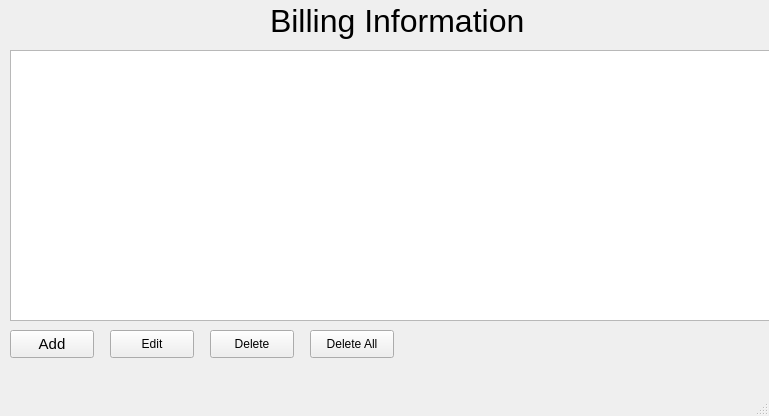
<?xml version="1.0" encoding="UTF-8"?>
<ui version="4.0">
 <class>formProfileManager</class>
 <widget class="QMainWindow" name="formProfileManager">
  <property name="geometry">
   <rect>
    <x>0</x>
    <y>0</y>
    <width>769</width>
    <height>416</height>
   </rect>
  </property>
  <property name="windowTitle">
   <string>Profile Manager</string>
  </property>
  <widget class="QWidget" name="centralwidget">
   <widget class="QTableView" name="tbProfile">
    <property name="geometry">
     <rect>
      <x>10</x>
      <y>50</y>
      <width>771</width>
      <height>271</height>
     </rect>
    </property>
   </widget>
   <widget class="QPushButton" name="btnAdd">
    <property name="geometry">
     <rect>
      <x>10</x>
      <y>330</y>
      <width>84</width>
      <height>28</height>
     </rect>
    </property>
    <property name="font">
     <font>
      <pointsize>11</pointsize>
     </font>
    </property>
    <property name="text">
     <string>Add</string>
    </property>
   </widget>
   <widget class="QPushButton" name="btnEdit">
    <property name="geometry">
     <rect>
      <x>110</x>
      <y>330</y>
      <width>84</width>
      <height>28</height>
     </rect>
    </property>
    <property name="text">
     <string>Edit</string>
    </property>
   </widget>
   <widget class="QPushButton" name="btnDelete">
    <property name="geometry">
     <rect>
      <x>210</x>
      <y>330</y>
      <width>84</width>
      <height>28</height>
     </rect>
    </property>
    <property name="text">
     <string>Delete</string>
    </property>
   </widget>
   <widget class="QPushButton" name="btnDeleteAll">
    <property name="geometry">
     <rect>
      <x>310</x>
      <y>330</y>
      <width>84</width>
      <height>28</height>
     </rect>
    </property>
    <property name="text">
     <string>Delete All</string>
    </property>
   </widget>
   <widget class="QLabel" name="label">
    <property name="geometry">
     <rect>
      <x>270</x>
      <y>0</y>
      <width>261</width>
      <height>41</height>
     </rect>
    </property>
    <property name="font">
     <font>
      <pointsize>24</pointsize>
     </font>
    </property>
    <property name="text">
     <string>Billing Information</string>
    </property>
   </widget>
  </widget>
  <widget class="QMenuBar" name="menubar">
   <property name="geometry">
    <rect>
     <x>0</x>
     <y>0</y>
     <width>769</width>
     <height>25</height>
    </rect>
   </property>
  </widget>
  <widget class="QStatusBar" name="statusbar"/>
 </widget>
 <resources/>
 <connections/>
</ui>
